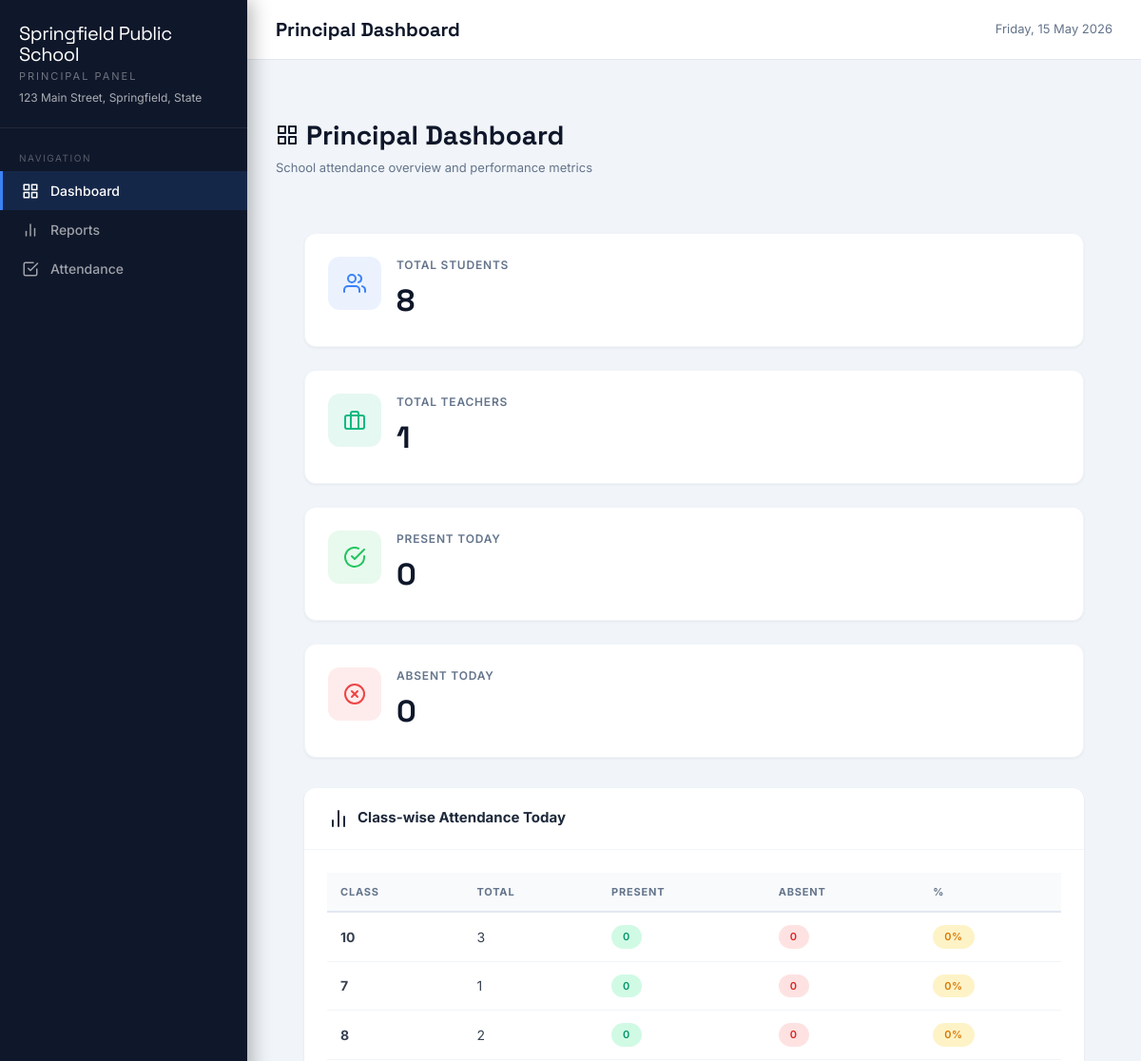
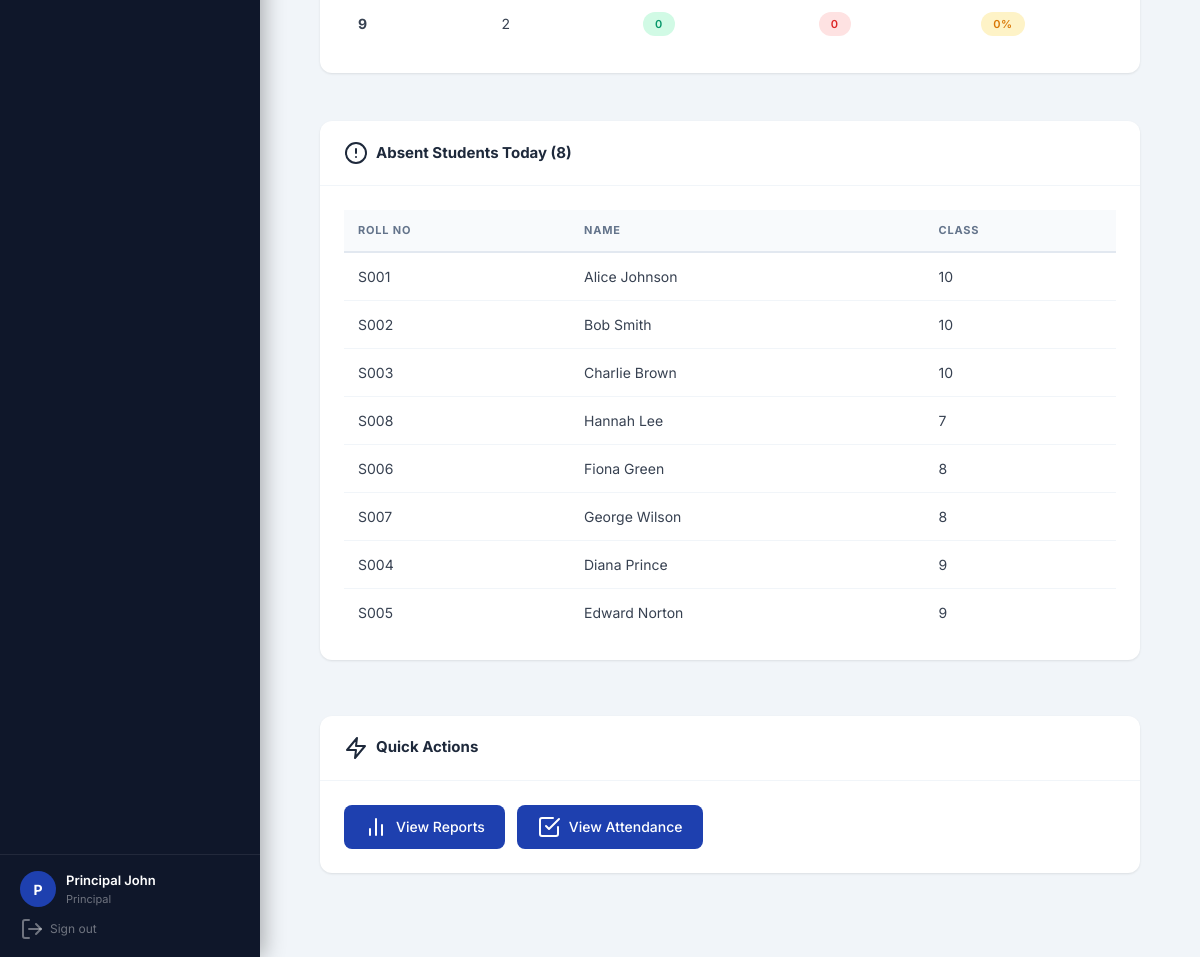
Page /principal/dashboard.php (signed in) on the committed database (2 pictures, top to bottom).
### tables this page shows
CREATE TABLE IF NOT EXISTS settings (
    id INT AUTO_INCREMENT PRIMARY KEY,
    setting_key VARCHAR(100) UNIQUE NOT NULL,
    setting_value TEXT,
    description VARCHAR(255),
    updated_at TIMESTAMP DEFAULT CURRENT_TIMESTAMP ON UPDATE CURRENT_TIMESTAMP
);

CREATE TABLE IF NOT EXISTS students (
    id INT AUTO_INCREMENT PRIMARY KEY,
    name VARCHAR(100) NOT NULL,
    roll_number VARCHAR(50) UNIQUE NOT NULL,
    class VARCHAR(20) NOT NULL,
    section VARCHAR(10),
    card_uid VARCHAR(100) UNIQUE,
    parent_email VARCHAR(150),
    parent_phone VARCHAR(20),
    photo VARCHAR(255),
    date_of_birth DATE,
    address TEXT,
    is_active TINYINT(1) DEFAULT 1,
    created_at TIMESTAMP DEFAULT CURRENT_TIMESTAMP,
    updated_at TIMESTAMP DEFAULT CURRENT_TIMESTAMP ON UPDATE CURRENT_TIMESTAMP
);

### config.php (called while the page is built, shortened)
<?php
function getDB() {
    static $pdo = null;
    if ($pdo === null) {
        try {
            $dsn = "mysql:host=" . DB_HOST . ";port=" . DB_PORT . ";dbname=" . DB_NAME . ";charset=utf8mb4";
            $options = [
                PDO::ATTR_ERRMODE            => PDO::ERRMODE_EXCEPTION,
                PDO::ATTR_DEFAULT_FETCH_MODE => PDO::FETCH_ASSOC,
                PDO::ATTR_EMULATE_PREPARES   => false,
            ];
            $pdo = new PDO($dsn, DB_USER, DB_PASS, $options);
        } catch (PDOException $e) {
            die(json_encode(['error' => 'Database connection failed: ' . $e->getMessage()]));
        }
    }
    return $pdo;
}
function getSetting($key) {
    try {
        $db = getDB();
        $stmt = $db->prepare("SELECT setting_value FROM settings WHERE setting_key = ?");
        $stmt->execute([$key]);
        $row = $stmt->fetch();
        return $row ? $row['setting_value'] : null;
    } catch (Exception $e) {
        return null;
    }
}
?>

### auth.php (called while the page is built, shortened)
<?php
require_once __DIR__ . '/config.php';
function isLoggedIn() {
    return true;
}
function getCurrentUser() {
    return [
        'id'   => $_SESSION['user_id'],
        'name' => $_SESSION['user_name'],
        'email'=> $_SESSION['user_email'],
        'role' => $_SESSION['role'],
    ];
}
?>

### principal/dashboard.php (the view, shortened to what this page needs)
<?php
$pageTitle = 'Principal Dashboard';
require_once __DIR__ . '/../auth.php';
require_once __DIR__ . '/../header.php';
$db = getDB();
$stmt = $db->prepare("SELECT COUNT(*) as count FROM students WHERE is_active = 1");
$stmt->execute();
$totalStudents = $stmt->fetch()['count'];
$stmt = $db->prepare("SELECT COUNT(*) as count FROM users WHERE role = 'teacher' AND is_active = 1");
$stmt->execute();
$totalTeachers = $stmt->fetch()['count'];
$stmt = $db->prepare("SELECT COUNT(*) as count FROM student_attendance WHERE date = ? AND status = 'present'");
$stmt->execute([date('Y-m-d')]);
$presentToday = $stmt->fetch()['count'];
$stmt = $db->prepare("SELECT COUNT(*) as count FROM student_attendance WHERE date = ? AND status = 'absent'");
$stmt->execute([date('Y-m-d')]);
$absentToday = $stmt->fetch()['count'];
$stmt = $db->prepare("
    SELECT
        s.class,
        COUNT(DISTINCT s.id) as total_students,
        COUNT(DISTINCT CASE WHEN sa.date = ? AND sa.status = 'present' THEN s.id END) as present,
        COUNT(DISTINCT CASE WHEN sa.date = ? AND sa.status = 'absent' THEN s.id END) as absent
    FROM students s
    LEFT JOIN student_attendance sa ON s.id = sa.student_id
    WHERE s.is_active = 1
    GROUP BY s.class
    ORDER BY s.class
");
$stmt->execute([date('Y-m-d'), date('Y-m-d')]);
$classAttendance = $stmt->fetchAll();
$stmt = $db->prepare("
    SELECT s.roll_number, s.name, s.class, s.parent_email
    FROM students s
    WHERE s.is_active = 1 AND NOT EXISTS (
        SELECT 1 FROM student_attendance sa
        WHERE sa.student_id = s.id AND sa.date = ? AND sa.status != 'absent'
    )
    ORDER BY s.class, s.roll_number
");
$stmt->execute([date('Y-m-d')]);
$absentStudents = $stmt->fetchAll();
?>
<div class="page-header">
    <div class="header-content">
        <h1><i data-feather="grid"></i> Principal Dashboard</h1>
        <p>School attendance overview and performance metrics</p>
    </div>
</div>
<div class="page-content">
    <div class="grid grid-cols-1 md:grid-cols-4 gap-6 mb-8">
        <div class="stat-card">
            <div class="stat-icon" style="background:rgba(59,130,246,.1)">
                <i data-feather="users" style="color:#3b82f6"></i>
            </div>
            <div class="stat-content">
                <p class="stat-label">Total Students</p>
                <p class="stat-value"><?= $totalStudents ?></p>
            </div>
        </div>
        <div class="stat-card">
            <div class="stat-icon" style="background:rgba(16,185,129,.1)">
                <i data-feather="briefcase" style="color:#10b981"></i>
            </div>
            <div class="stat-content">
                <p class="stat-label">Total Teachers</p>
                <p class="stat-value"><?= $totalTeachers ?></p>
            </div>
        </div>
        <div class="stat-card">
            <div class="stat-icon" style="background:rgba(34,197,94,.1)">
                <i data-feather="check-circle" style="color:#22c55e"></i>
            </div>
            <div class="stat-content">
                <p class="stat-label">Present Today</p>
                <p class="stat-value"><?= $presentToday ?></p>
            </div>
        </div>
        <div class="stat-card">
            <div class="stat-icon" style="background:rgba(239,68,68,.1)">
                <i data-feather="x-circle" style="color:#ef4444"></i>
            </div>
            <div class="stat-content">
                <p class="stat-label">Absent Today</p>
                <p class="stat-value"><?= $absentToday ?></p>
            </div>
        </div>
    </div>
    <div class="grid grid-cols-1 lg:grid-cols-2 gap-6 mb-8">
        <div class="card">
            <div class="card-header">
                <h3><i data-feather="bar-chart-2"></i> Class-wise Attendance Today</h3>
            </div>
            <div class="card-body">
                <div class="table-wrapper">
                    <table class="table">
                        <thead>
                            <tr>
                                <th>Class</th>
                                <th>Total</th>
                                <th>Present</th>
                                <th>Absent</th>
                                <th>%</th>
                            </tr>
                        </thead>
                        <tbody>
                            <?php foreach ($classAttendance as $row):
                                $percentage = $row['total_students'] > 0 ? round(($row['present'] / $row['total_students']) * 100, 1) : 0;
                            ?>
                            <tr>
                                <td><strong><?= htmlspecialchars($row['class']) ?></strong></td>
                                <td><?= $row['total_students'] ?></td>
                                <td><span class="badge" style="background:#d1fae5;color:#059669"><?= $row['present'] ?></span></td>
                                <td><span class="badge" style="background:#fee2e2;color:#dc2626"><?= $row['absent'] ?></span></td>
                                <td><span class="badge" style="background:<?= $percentage >= 75 ? '#d1fae5' : '#fef3c7' ?>;color:<?= $percentage >= 75 ? '#059669' : '#d97706' ?>"><?= $percentage ?>%</span></td>
                            </tr>
                            <?php endforeach; ?>
                        </tbody>
                    </table>
                </div>
            </div>
        </div>
        <div class="card">
            <div class="card-header">
                <h3><i data-feather="alert-circle"></i> Absent Students Today (<?= count($absentStudents) ?>)</h3>
            </div>
            <div class="card-body">
                <div class="table-wrapper">
                    <table class="table table-sm">
                        <thead>
                            <tr>
                                <th>Roll No</th>
                                <th>Name</th>
                                <th>Class</th>
                            </tr>
                        </thead>
                        <tbody>
                            <?php if (empty($absentStudents)): ?>
                            <tr><td colspan="3" style="text-align:center;padding:20px;color:#6b7280">All students present today! 🎉</td></tr>
                            <?php else: ?>
                                <?php foreach (array_slice($absentStudents, 0, 10) as $student): ?>
                                <tr>
                                    <td><?= htmlspecialchars($student['roll_number']) ?></td>
                                    <td><?= htmlspecialchars($student['name']) ?></td>
                                    <td><?= htmlspecialchars($student['class']) ?></td>
                                </tr>
                                <?php endforeach; ?>
                            <?php endif; ?>
                        </tbody>
                    </table>
                </div>
            </div>
        </div>
    </div>
    <div class="card">
        <div class="card-header">
            <h3><i data-feather="zap"></i> Quick Actions</h3>
        </div>
        <div class="card-body">
            <div class="flex flex-wrap gap-3">
                <a href="reports.php" class="btn btn-primary">
                    <i data-feather="bar-chart-2"></i> View Reports
                </a>
                <a href="attendance.php" class="btn btn-primary">
                    <i data-feather="check-square"></i> View Attendance
                </a>
            </div>
        </div>
    </div>
</div>
<?php require_once __DIR__ . '/../footer.php'; ?>

### header.php (shortened to what this page needs)
<?php
$user = getCurrentUser();
$role = $user['role'] ?? '';
$schoolName = getSetting('school_name') ?: APP_NAME;
$schoolAddress = getSetting('school_address');
$navItems = [];
if ($role === 'admin') {
    $navItems = [
        ['url'=>'dashboard.php','icon'=>'grid','label'=>'Dashboard'],
        ['url'=>'students.php','icon'=>'users','label'=>'Students'],
        ['url'=>'teachers.php','icon'=>'briefcase','label'=>'Teachers'],        ['url'=>'principals.php','icon'=>'user-check','label'=>'Principals'],        ['url'=>'attendance.php','icon'=>'check-square','label'=>'Attendance'],
        ['url'=>'daily-report.php','icon'=>'calendar','label'=>'Daily Report'],
        ['url'=>'performance.php','icon'=>'trending-up','label'=>'Performance'],
        ['url'=>'reports.php','icon'=>'bar-chart-2','label'=>'Reports'],
        ['url'=>'logs.php','icon'=>'file-text','label'=>'Logs'],
        ['url'=>'settings.php','icon'=>'settings','label'=>'Settings'],
    ];
} elseif ($role === 'principal') {
    $navItems = [
        ['url'=>'dashboard.php','icon'=>'grid','label'=>'Dashboard'],
        ['url'=>'reports.php','icon'=>'bar-chart-2','label'=>'Reports'],
        ['url'=>'attendance.php','icon'=>'check-square','label'=>'Attendance'],
    ];
}
$currentPage = basename($_SERVER['PHP_SELF']);
?>
<!DOCTYPE html>
<html lang="en">
<head>
    <script src="https://cdn.tailwindcss.com"></script>
</head>
<body>
<div class="sidebar" id="sidebar">
    <div class="sidebar-logo">
        <div class="logo-text">
            <h1><?= htmlspecialchars($schoolName) ?></h1>
            <div class="sidebar-role"><?= ucfirst($role) ?> Panel</div>
            <?php if ($schoolAddress): ?>
            <div class="sidebar-subtitle"><?= htmlspecialchars($schoolAddress) ?></div>
            <?php endif; ?>
        </div>
    </div>
    <nav class="nav-section">
        <div class="nav-label">Navigation</div>
        <?php foreach($navItems as $item): ?>
        <a href="<?= $item['url'] ?>" class="nav-item <?= $currentPage === $item['url'] ? 'active' : '' ?>">
            <i data-feather="<?= $item['icon'] ?>"></i>
            <?= $item['label'] ?>
        </a>
        <?php endforeach; ?>
    </nav>
    <div class="sidebar-footer">
        <div class="user-info">
            <div class="avatar"><?= strtoupper(substr($user['name'], 0, 1)) ?></div>
            <div class="user-details">
                <div class="user-name"><?= htmlspecialchars($user['name']) ?></div>
                <div class="user-role"><?= ucfirst($role) ?></div>
            </div>
        </div>
        <a href="../logout.php" class="logout-btn"><i data-feather="log-out"></i> Sign out</a>
    </div>
</div>
<div class="main-content">
    <div class="top-bar" style="margin-bottom:0">
        <div class="page-title"><?= htmlspecialchars($pageTitle ?? 'Dashboard') ?></div>
        <div style="display:flex;align-items:center;gap:12px;">
            <span style="font-size:13px;color:#64748b;"><?= date('l, d M Y') ?></span>
        </div>
    </div>
    <div class="page-wrapper" style="padding:30px;background:#f1f5f9;">

### rows in the picture
settings: setting_value "Springfield Public School"
settings: setting_value "123 Main Street, Springfield, State"
students: roll_number "S001", name "Alice Johnson", class "10"
students: roll_number "S002", name "Bob Smith", class "10"
students: roll_number "S003", name "Charlie Brown", class "10"
students: roll_number "S008", name "Hannah Lee", class "7"
students: roll_number "S006", name "Fiona Green", class "8"
students: roll_number "S007", name "George Wilson", class "8"
students: roll_number "S004", name "Diana Prince", class "9"
students: roll_number "S005", name "Edward Norton", class "9"

### other values in the picture
$role "PRINCIPAL"
$item['label'] "Dashboard"
$item['label'] "Reports"
$item['label'] "Attendance"
substr($user['name'], 0, 1) "P"
$user['name'] "Principal John"
$role "Principal"
$pageTitle "Principal Dashboard"
$totalStudents "8"
$totalTeachers "1"
$presentToday "0"
$absentToday "0"
$row['class'] "10"
$row['total_students'] "3"
$row['present'] "0"
